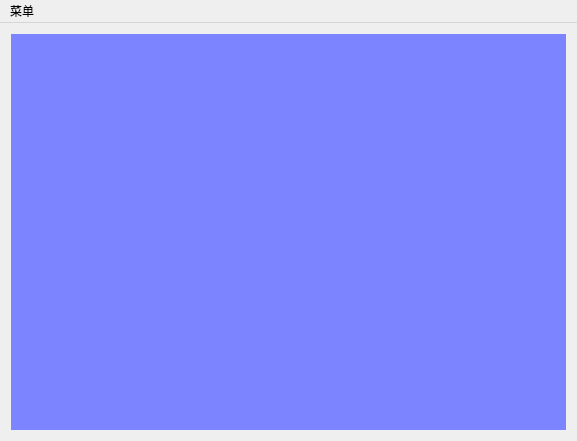
<?xml version="1.0" encoding="UTF-8"?>
<ui version="4.0">
 <class>MainWindow</class>
 <widget class="QMainWindow" name="MainWindow">
  <property name="geometry">
   <rect>
    <x>0</x>
    <y>0</y>
    <width>577</width>
    <height>441</height>
   </rect>
  </property>
  <property name="windowTitle">
   <string>MainWindow</string>
  </property>
  <widget class="QWidget" name="centralWidget">
   <layout class="QHBoxLayout" name="horizontalLayout">
    <item>
     <widget class="QWidget" name="widgetLeft" native="true">
      <property name="styleSheet">
       <string notr="true">background-color: rgb(124, 133, 255);</string>
      </property>
     </widget>
    </item>
   </layout>
  </widget>
  <widget class="QMenuBar" name="menuBar">
   <property name="geometry">
    <rect>
     <x>0</x>
     <y>0</y>
     <width>577</width>
     <height>23</height>
    </rect>
   </property>
   <widget class="QMenu" name="menu">
    <property name="title">
     <string>菜单</string>
    </property>
    <addaction name="actionStart"/>
    <addaction name="actionStop"/>
    <addaction name="actionEnd"/>
   </widget>
   <addaction name="menu"/>
  </widget>
  <action name="actionStart">
   <property name="text">
    <string>开始</string>
   </property>
  </action>
  <action name="actionStop">
   <property name="text">
    <string>暂停</string>
   </property>
  </action>
  <action name="actionEnd">
   <property name="text">
    <string>结束</string>
   </property>
  </action>
 </widget>
 <layoutdefault spacing="6" margin="11"/>
 <resources/>
 <connections/>
</ui>
